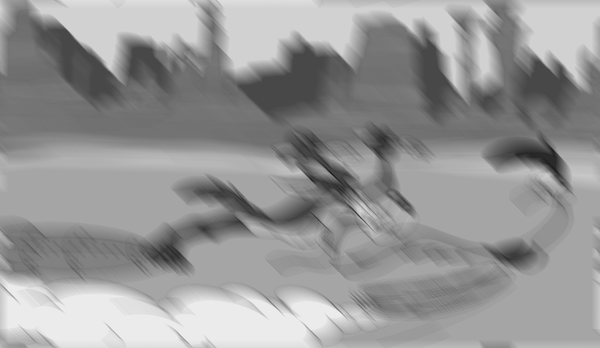
%> input picture P3/p03_Bild1.png, 600 x 348 px
$ octave p03_comp.m   (GNU Octave 9; MATLAB toolbox functions it lacks are replaced by stand-ins)
%> lines starting %> are read from the running program, lines starting %| are printed output that depends on the picture; in (x1, y1, x2, y2) boxes, pixels count from 0 and x2, y2 are one past the last pixel; in counts of white or black regions, pixels touching at a corner belong together; the program's own positions count from 1
pkg load image;

close all; clear; clc;

img = imread('p03_Bild1.png');
%> img is the input picture: size 348x600 uint8; min 21, max 238, mean 150.3

figure(1);
imshow(img);
title('Eingabe');

%Punktantwort mit Ausdehnung von 17 Pixeln, Winkel: 135 Grad
%Punktantwort liegt in der Mitte des Bildes, von der Mitte aus nach:
%links oben (in M- und N-Richtung minus-Koordinate)
%rechts unten (in M- und N-Richtung plus-Koordinate)

px=17; % Bewegungseinfluss
[M,N] = size(img);
%> M = 348; N = 600
psf = zeros(M,N);
for i = -floor(px/2):floor(px/2);
  psf(floor(M/2)+i,floor(N/2)+i) = 255;
end
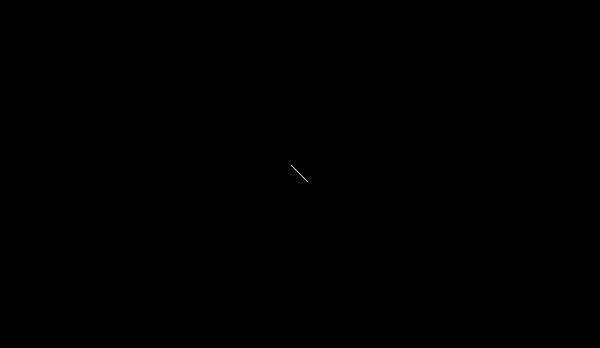
%> psf: size 348x600 double; 0.01% white in thin lines or dots, all inside (x1, y1, x2, y2) = (291, 165, 308, 182)

figure(2); imshow(psf);


%gestoertes Bild und Punktantwort in den Frequenzraum transformieren
fft_psf = fft2(fftshift(psf));
fft_img = fft2(img);

%inverse Filterung mit 1/psf (=Störung)
inverseFiltered = ifft2(fft_img./fft_psf);
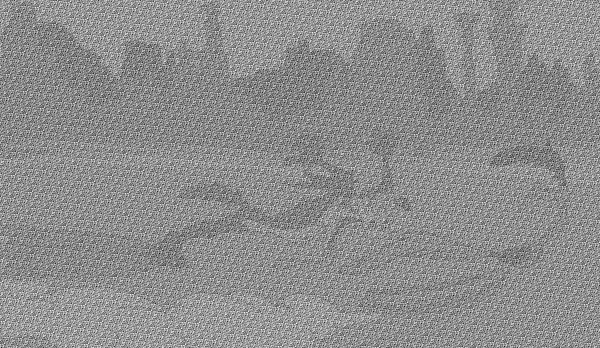
%> inverseFiltered: size 348x600 double; min -0.189, max 0.213, mean 0.0347; drawn with min black and max white

figure(3);
imshow(inverseFiltered,[]);
title('nach inverser Filterung');

%Ergebnisinterpretation Teil 1:
% Das Ergebnis wird von einem starken Rauschen überlagert.
% Da das gestoerte Bild sowohl Bewegungsunschaerfe als auch Rauschen beinhaltet,
% wird bei der inversen Filterung zwar die Störung durch die PSF beseitigt,
% der Fehler, der durch den Rauschanteil zustande kommt, jedoch noch verstaerkt.
% Das urspruengliche Rauschen wird ebenfalls mit dem Inversen des Fehlers
% multipliziert (d.h. mit einer Zahl zwischen 0 und 1), wodurch der Wert noch
% vervielfacht wird.

%Test von p03_wien-filt

%> (the run ends here)
